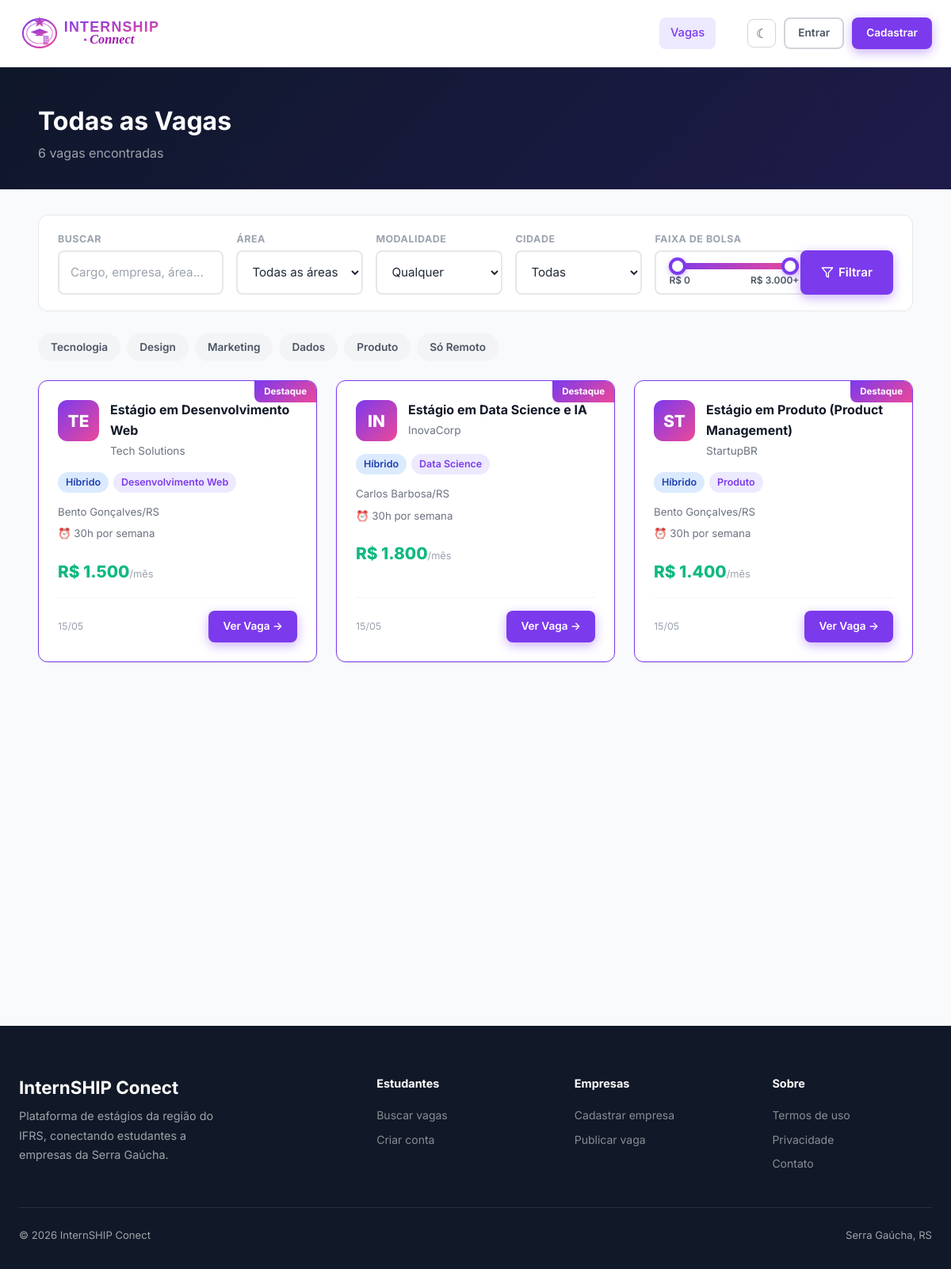
Page /vagas.php on the committed database.
### tables this page shows
CREATE TABLE IF NOT EXISTS vagas (
    id INT AUTO_INCREMENT PRIMARY KEY,
    empresa_id INT NOT NULL,
    titulo VARCHAR(200) NOT NULL,
    descricao TEXT NOT NULL,
    requisitos TEXT,
    beneficios TEXT,
    area VARCHAR(100),
    cidade VARCHAR(100),
    estado CHAR(2),
    modalidade ENUM('presencial','remoto','hibrido') DEFAULT 'presencial',
    bolsa DECIMAL(10,2),
    carga_horaria INT,
    ativa TINYINT(1) DEFAULT 1,
    restrita TINYINT(1) DEFAULT 0,
    motivo_restricao VARCHAR(255) DEFAULT NULL,
    destaque TINYINT(1) DEFAULT 0,
    views INT DEFAULT 0,
    criado_em TIMESTAMP DEFAULT CURRENT_TIMESTAMP,
    FOREIGN KEY (empresa_id) REFERENCES empresas(id) ON DELETE CASCADE
);

CREATE TABLE IF NOT EXISTS empresas (
    id INT AUTO_INCREMENT PRIMARY KEY,
    usuario_id INT NOT NULL UNIQUE,
    nome_empresa VARCHAR(200) NOT NULL,
    cnpj VARCHAR(20),
    descricao TEXT,
    site VARCHAR(255),
    cidade VARCHAR(100),
    estado CHAR(2),
    setor VARCHAR(100),
    logo VARCHAR(255),
    FOREIGN KEY (usuario_id) REFERENCES usuarios(id) ON DELETE CASCADE
);

### vagas.php (the view, shortened to what this page needs)
<?php
$db = getDB();
$q = trim($_GET['q'] ?? '');
$area = $_GET['area'] ?? '';
$modalidade = $_GET['modalidade'] ?? '';
$bolsaSliderMin = 0;
$bolsaSliderMax = 3000;
$bolsaSliderStep = 100;
$bolsa_min = max($bolsaSliderMin, (int)($_GET['bolsa_min'] ?? 0));
$bolsa_max = (int)($_GET['bolsa_max'] ?? $bolsaSliderMax);
$page = max(1, (int)($_GET['page'] ?? 1));
$perPage = 12;
$where = ['v.ativa = 1', 'v.restrita = 0'];
$params = [];
$whereSQL = implode(' AND ', $where);
$stmtCount = $db->prepare("SELECT COUNT(*) FROM vagas v JOIN empresas e ON v.empresa_id = e.id WHERE $whereSQL");
$stmtCount->execute($params);
$total = (int)$stmtCount->fetchColumn();
$offset = ($page - 1) * $perPage;
$stmt = $db->prepare("
    SELECT v.*, e.nome_empresa, e.logo, e.setor
    FROM vagas v
    JOIN empresas e ON v.empresa_id = e.id
    WHERE $whereSQL
    ORDER BY v.destaque DESC, v.criado_em DESC
    LIMIT $perPage OFFSET $offset
");
$stmt->execute($params);
$vagas = $stmt->fetchAll();
function modalidadeBadge($m) {
    return match($m) { 'remoto' => 'badge-green', 'hibrido' => 'badge-blue', default => 'badge-gray' };
}
function modalidadeLabel($m) {
    return match($m) { 'remoto' => 'Remoto', 'hibrido' => 'Híbrido', default => 'Presencial' };
}
include __DIR__ . '/includes/header.php';
?>
<div style="background:linear-gradient(135deg,#0F172A,#1E1B4B);padding:48px 24px 32px;">
  <div class="container">
    <h1 style="color:#fff;font-size:2rem;margin-bottom:8px;">
      <?= $q ? "Resultados para \"" . htmlspecialchars($q) . "\"" : "Todas as Vagas" ?>
    </h1>
    <p style="color:rgba(255,255,255,.6);">
      <?= $total ?> vaga<?= $total !== 1 ? 's' : '' ?> encontrada<?= $total !== 1 ? 's' : '' ?>
    </p>
  </div>
</div>
<div style="background:var(--gray-50);padding:32px 24px 80px;">
  <div class="container">
    <form method="GET" class="filter-bar">
      <div class="filter-group" style="flex:2;">
        <span class="filter-label">Buscar</span>
        <input type="text" name="q" class="form-control" placeholder="Cargo, empresa, área..." value="<?= htmlspecialchars($q) ?>">
      </div>
      <div class="filter-group">
        <span class="filter-label">Área</span>
        <select name="area" class="form-control">
          <option value="">Todas as áreas</option>
        </select>
      </div>
      <div class="filter-group">
        <span class="filter-label">Modalidade</span>
        <select name="modalidade" class="form-control">
          <option value="">Qualquer</option>
        </select>
      </div>
      <div class="filter-group">
        <span class="filter-label">Cidade</span>
        <select name="cidade" class="form-control">
          <option value="">Todas</option>
        </select>
      </div>
      <div class="filter-group" style="flex:1.6;">
        <span class="filter-label">Faixa de bolsa</span>
        <div class="range-slider"
             data-range-slider
             data-min="<?= $bolsaSliderMin ?>"
             data-max="<?= $bolsaSliderMax ?>"
             data-step="<?= $bolsaSliderStep ?>">
          <div class="range-slider-track">
            <div class="range-slider-fill"></div>
            <input class="range-min" type="range" min="<?= $bolsaSliderMin ?>" max="<?= $bolsaSliderMax ?>" step="<?= $bolsaSliderStep ?>" value="<?= $bolsa_min ?>" aria-label="Bolsa mínima">
            <input class="range-max" type="range" min="<?= $bolsaSliderMin ?>" max="<?= $bolsaSliderMax ?>" step="<?= $bolsaSliderStep ?>" value="<?= $bolsa_max ?>" aria-label="Bolsa máxima">
          </div>
          <div class="range-slider-values">
            <span class="range-label-min">R$ <?= number_format($bolsa_min, 0, ',', '.') ?></span>
            <span class="range-label-max">R$ <?= number_format($bolsa_max, 0, ',', '.') ?><?= $bolsa_max >= $bolsaSliderMax ? '+' : '' ?></span>
          </div>
        </div>
      </div>
      <div style="display:flex;gap:8px;align-items:flex-end;">
        <button type="submit" class="btn btn-primary" style="height:56px;display:inline-flex;align-items:center;gap:6px;">
          <svg width="16" height="16" viewBox="0 0 24 24" fill="none" stroke="currentColor" stroke-width="2" stroke-linecap="round" stroke-linejoin="round"><polygon points="22 3 2 3 10 12.46 10 19 14 21 14 12.46 22 3"/></svg>
          Filtrar
        </button>
      </div>
    </form>
    <div style="display:flex;gap:8px;margin-bottom:24px;flex-wrap:wrap;">
      <?php foreach (['Tecnologia','Design','Marketing','Dados','Produto'] as $tag): ?>
        <a href="?area=<?= urlencode($tag) ?>" class="badge badge-<?= $area === $tag ? 'purple' : 'gray' ?>" style="padding:7px 16px;font-size:.85rem;cursor:pointer;text-decoration:none;">
          <?= $tag ?>
        </a>
      <?php endforeach; ?>
      <a href="?modalidade=remoto" class="badge badge-<?= $modalidade === 'remoto' ? 'green' : 'gray' ?>" style="padding:7px 16px;font-size:.85rem;cursor:pointer;text-decoration:none;">
        Só Remoto
      </a>
    </div>
    <?php if (empty($vagas)): ?>
      <div class="empty-state">
        <div class="empty-icon"></div>
        <h3>Nenhuma vaga encontrada</h3>
        <p>Tente mudar os filtros ou <a href="/teste/vagas.php">ver todas as vagas</a></p>
      </div>
    <?php else: ?>
      <div class="jobs-grid">
        <?php foreach ($vagas as $v): ?>
        <div class="job-card <?= $v['destaque'] ? 'destaque' : '' ?>">
          <div class="job-card-header">
            <div class="company-logo">
              <?php if ($v['logo']): ?>
                <img src="<?= htmlspecialchars($v['logo']) ?>" alt="">
              <?php else: ?>
                <?= mb_strtoupper(mb_substr($v['nome_empresa'], 0, 2)) ?>
              <?php endif; ?>
            </div>
            <div>
              <div class="job-card-title"><?= htmlspecialchars($v['titulo']) ?></div>
              <div class="job-card-company"><?= htmlspecialchars($v['nome_empresa']) ?></div>
            </div>
          </div>
          <div class="job-card-pills">
            <span class="badge <?= modalidadeBadge($v['modalidade']) ?>"><?= modalidadeLabel($v['modalidade']) ?></span>
            <?php if ($v['area']): ?>
              <span class="badge badge-purple"><?= htmlspecialchars($v['area']) ?></span>
            <?php endif; ?>
          </div>
          <div class="job-card-infos">
            <div class="job-card-info"><?= htmlspecialchars($v['cidade']) ?>/<?= $v['estado'] ?></div>
            <?php if ($v['carga_horaria']): ?>
              <div class="job-card-info">⏰ <?= $v['carga_horaria'] ?>h por semana</div>
            <?php endif; ?>
          </div>
          <?php if ($v['bolsa']): ?>
            <div class="job-card-bolsa">R$ <?= number_format($v['bolsa'], 0, ',', '.') ?><span style="font-size:.8rem;font-weight:400;color:var(--gray-400)">/mês</span></div>
          <?php endif; ?>
          <div class="job-card-footer">
            <span class="job-card-date"><?= date('d/m', strtotime($v['criado_em'])) ?></span>
            <a href="/teste/vaga.php?id=<?= $v['id'] ?>" class="btn btn-primary btn-sm">Ver Vaga →</a>
          </div>
        </div>
        <?php endforeach; ?>
      </div>
    <?php endif; ?>
  </div>
</div>
<?php include __DIR__ . '/includes/footer.php'; ?>

### rows in the picture
vagas: empresa.nome_empresa "TE", titulo "Estágio em Desenvolvimento Web", empresa.nome_empresa "Tech Solutions", modalidade "Híbrido", area "Desenvolvimento Web", cidade "Bento Gonçalves", estado "RS", carga_horaria "30", bolsa "1.500", criado_em "15/05"
vagas: empresa.nome_empresa "IN", titulo "Estágio em Data Science e IA", empresa.nome_empresa "InovaCorp", modalidade "Híbrido", area "Data Science", cidade "Carlos Barbosa", estado "RS", carga_horaria "30", bolsa "1.800", criado_em "15/05"
vagas: empresa.nome_empresa "ST", titulo "Estágio em Produto (Product Management)", empresa.nome_empresa "StartupBR", modalidade "Híbrido", area "Produto", cidade "Bento Gonçalves", estado "RS", carga_horaria "30", bolsa "1.400", criado_em "15/05"

### other values in the picture
$total "6"
$tag "Tecnologia"
$tag "Design"
$tag "Marketing"
$tag "Dados"
$tag "Produto"
